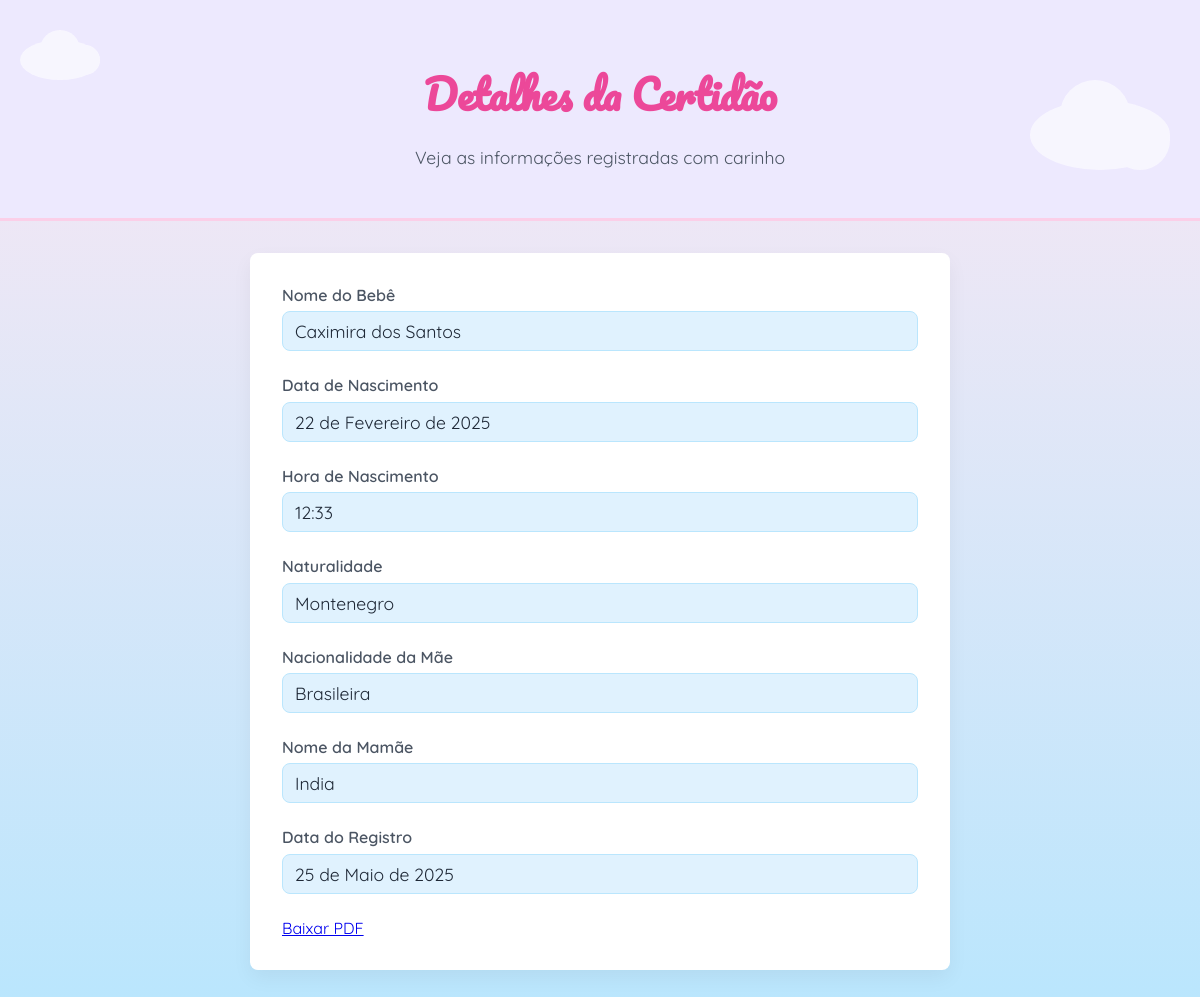
Page /2/ on the committed database.
### certidao/models.py (models this page shows, shortened)
class CertidaoNascimento(models.Model):
    nome_crianca = models.CharField(max_length=255)
    sexo = models.CharField(max_length=10, choices=[('Masculino', 'Masculino'), ('Feminino', 'Feminino'), ('Outro', 'Outro')])
    data_nascimento = models.DateField()
    hora_nascimento = models.TimeField()
    local_nascimento = models.CharField(max_length=255)
    dnv = models.CharField("Declaração de Nascido Vivo", max_length=50, unique=True)
    nome_mae = models.CharField(max_length=255)
    nacionalidade_mae = models.CharField(max_length=100)
    naturalidade_mae = models.CharField(max_length=100)
    idade_mae = models.PositiveIntegerField()
    profissao_mae = models.CharField(max_length=100, blank=True, null=True)
    endereco_mae = models.TextField()
    nome_pai = models.CharField(max_length=255, blank=True, null=True)
    nacionalidade_pai = models.CharField(max_length=100, blank=True, null=True)
    naturalidade_pai = models.CharField(max_length=100, blank=True, null=True)
    idade_pai = models.PositiveIntegerField(blank=True, null=True)
    profissao_pai = models.CharField(max_length=100, blank=True, null=True)
    endereco_pai = models.TextField(blank=True, null=True)
    nome_avo_materno = models.CharField(max_length=255, blank=True, null=True)
    nome_avo_materna = models.CharField(max_length=255, blank=True, null=True)
    nome_avo_paterno = models.CharField(max_length=255, blank=True, null=True)
    nome_avo_paterna = models.CharField(max_length=255, blank=True, null=True)
    estado_civil_pais = models.CharField(
        max_length=50,
        choices=[
            ('Casados', 'Casados'),
            ('União Estável', 'União Estável'),
            ('Solteiros', 'Solteiros'),
            ('Separados', 'Separados'),
            ('Divorciados', 'Divorciados'),
            ('Outros', 'Outros'),
        ],
        blank=True,
        null=True
    )
    data_registro = models.DateField(auto_now_add=True)
    livro = models.CharField(max_length=20)
    folha = models.CharField(max_length=20)
    termo = models.CharField(max_length=20)
    nome_oficial_cartorio = models.CharField(max_length=255)
    nome_declarante = models.CharField(max_length=255)
    def pdf_url(self):
        return f"/media/certidoes/certidao_{self.id}.pdf"

### certidao/views.py (the view)
# urls.py: path('<int:pk>/', CertidaoNascimentoDetailView.as_view(), name='certidao_detail'),
class CertidaoNascimentoDetailView(DetailView):
    model = CertidaoNascimento
    template_name = 'certidao_detail.html'
    context_object_name = 'certidao'

### certidao/templates/certidao_detail.html (shortened to what this page needs)
{% load static %}
<!DOCTYPE html>
<html lang="pt-br">
<head>
</head>
<body>
  <header>
    <h1>Detalhes da Certidão</h1>
    <p>Veja as informações registradas com carinho</p>
  </header>
  <div class="cloud small"></div>
  <div class="cloud large"></div>
  <div class="container">
    <div class="field">
      <label>Nome do Bebê</label>
      <div class="field-value">{{ certidao.nome_crianca }}</div>
    </div>
    <div class="field">
      <label>Data de Nascimento</label>
      <div class="field-value">{{ certidao.data_nascimento }}</div>
    </div>
    <div class="field">
      <label>Hora de Nascimento</label>
      <div class="field-value">{{ certidao.hora_nascimento }}</div>
    </div>
    <div class="field">
      <label>Naturalidade</label>
      <div class="field-value">{{ certidao.local_nascimento }}</div>
    </div>
    <div class="field">
      <label>Nacionalidade da Mãe</label>
      <div class="field-value">{{ certidao.nacionalidade_mae }}</div>
    </div>
    <div class="field">
      <label>Nome da Mamãe</label>
      <div class="field-value">{{ certidao.nome_mae }}</div>
    </div>
    <div class="field">
      <label>Data do Registro</label>
      <div class="field-value">{{ certidao.data_registro }}</div>
    </div>
    <a href="{{ certidao.pdf_url }}">Baixar PDF</a>
  </div>
</body>
</html>

### certidao/templates/certidao_detail.html (style rules this page uses)
:root { --primary: #ec4899; --primary-hover: #db2777; --secondary: #8b5cf6; --secondary-hover: #7c3aed; --text-primary: #1f2937; --text-secondary: #4b5563; --radius: 0.5rem; --pink-light: #fce7f3; --blue-light: #bae6fd; --white: #ffffff; }
* { box-sizing: border-box; }
body { font-family: 'Quicksand', sans-serif; margin: 0; padding: 0; background: linear-gradient(to bottom, var(--pink-light), var(--blue-light)); color: var(--text-primary); overflow-x: hidden; }
header { text-align: center; padding: 2rem; background: #ede9fe; border-bottom: 3px solid #fbcfe8; }
header h1 { font-family: 'Pacifico', cursive; color: var(--primary); margin-bottom: 0.3rem; font-size: 2.5rem; }
header p { color: var(--text-secondary); font-size: 1.1rem; }
.container { max-width: 700px; margin: 2rem auto; padding: 2rem; background: var(--white); border-radius: var(--radius); box-shadow: 0 8px 20px rgba(0, 0, 0, 0.05); animation: slideFadeIn 1s ease-out; position: relative; z-index: 2; }
.field { margin-bottom: 1.5rem; }
.field label { display: block; font-weight: 600; color: var(--text-secondary); margin-bottom: 0.4rem; }
.field-value { font-size: 1.1rem; color: var(--text-primary); padding: 0.5rem 0.75rem; background: #e0f2fe; border-radius: var(--radius); border: 1px solid #bae6fd; }
.cloud { position: absolute; background: #ffffff; border-radius: 50%; opacity: 0.6; animation: float 6s ease-in-out infinite; z-index: 1; }
.cloud::before, .cloud::after { content: ''; position: absolute; background: #ffffff; border-radius: 50%; }
.cloud.small { width: 80px; height: 40px; top: 40px; left: 20px; }
.cloud.small::before { width: 40px; height: 40px; top: -10px; left: 20px; }
.cloud.small::after { width: 30px; height: 30px; top: 5px; left: 50px; }
.cloud.large { width: 140px; height: 70px; top: 100px; right: 30px; }
.cloud.large::before { width: 70px; height: 70px; top: -20px; left: 30px; }
.cloud.large::after { width: 60px; height: 60px; top: 10px; left: 80px; }

### rows in the picture
CertidaoNascimento: nome_crianca "Caximira dos Santos", data_nascimento "22 de Fevereiro de 2025", hora_nascimento "12:33", local_nascimento "Montenegro", nacionalidade_mae "Brasileira", nome_mae "India", data_registro "25 de Maio de 2025"
